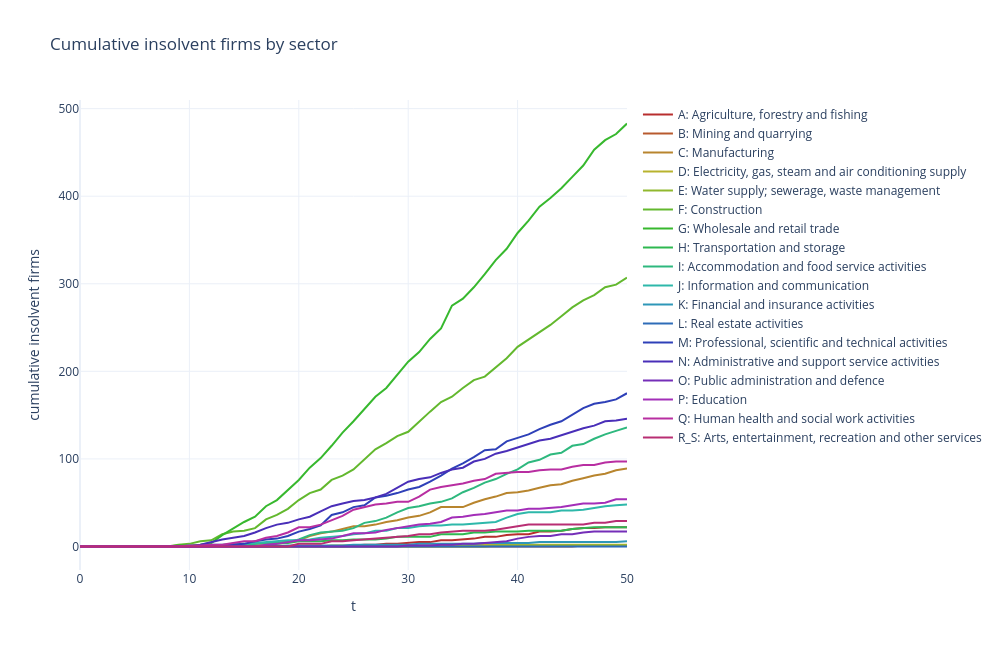

Here is the notebook cell this chart was saved with:
### Code cell
from src.visual_helpers import plot_cumulative_insolvent_firms_by_sector
plot_cumulative_insolvent_firms_by_sector(df_base)
